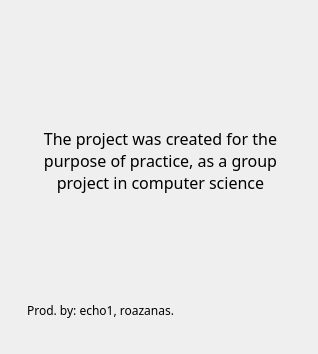
<?xml version="1.0" encoding="UTF-8"?>
<ui version="4.0">
 <class>Info</class>
 <widget class="QWidget" name="Info">
  <property name="geometry">
   <rect>
    <x>0</x>
    <y>0</y>
    <width>318</width>
    <height>354</height>
   </rect>
  </property>
  <property name="windowTitle">
   <string>Info</string>
  </property>
  <property name="windowIcon">
   <iconset>
    <normaloff>res/icon.svg</normaloff>res/icon.svg</iconset>
  </property>
  <widget class="QLabel" name="label">
   <property name="geometry">
    <rect>
     <x>40</x>
     <y>70</y>
     <width>241</width>
     <height>181</height>
    </rect>
   </property>
   <property name="font">
    <font>
     <family>Yu Gothic</family>
     <pointsize>12</pointsize>
    </font>
   </property>
   <property name="text">
    <string>The project was created for the purpose of practice, as a group project in computer science</string>
   </property>
   <property name="alignment">
    <set>Qt::AlignCenter</set>
   </property>
   <property name="wordWrap">
    <bool>true</bool>
   </property>
  </widget>
  <widget class="QLabel" name="label_2">
   <property name="geometry">
    <rect>
     <x>-20</x>
     <y>220</y>
     <width>241</width>
     <height>181</height>
    </rect>
   </property>
   <property name="font">
    <font>
     <family>Yu Gothic</family>
     <pointsize>9</pointsize>
    </font>
   </property>
   <property name="text">
    <string>Prod. by: echo1, roazanas.</string>
   </property>
   <property name="alignment">
    <set>Qt::AlignCenter</set>
   </property>
   <property name="wordWrap">
    <bool>true</bool>
   </property>
  </widget>
 </widget>
 <resources/>
 <connections/>
</ui>
